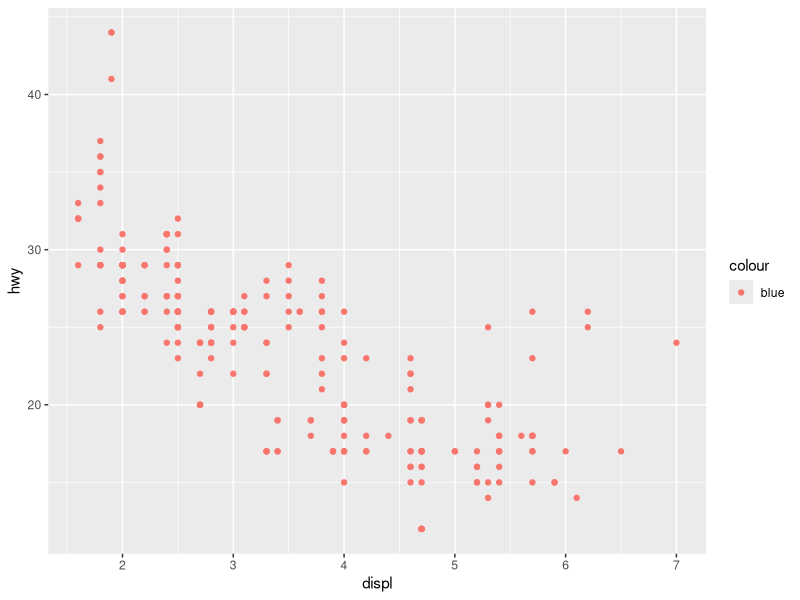
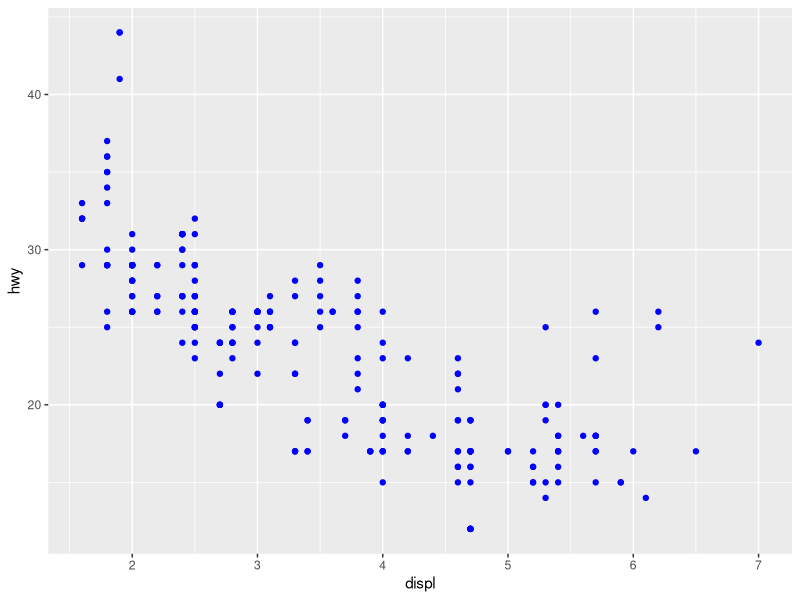
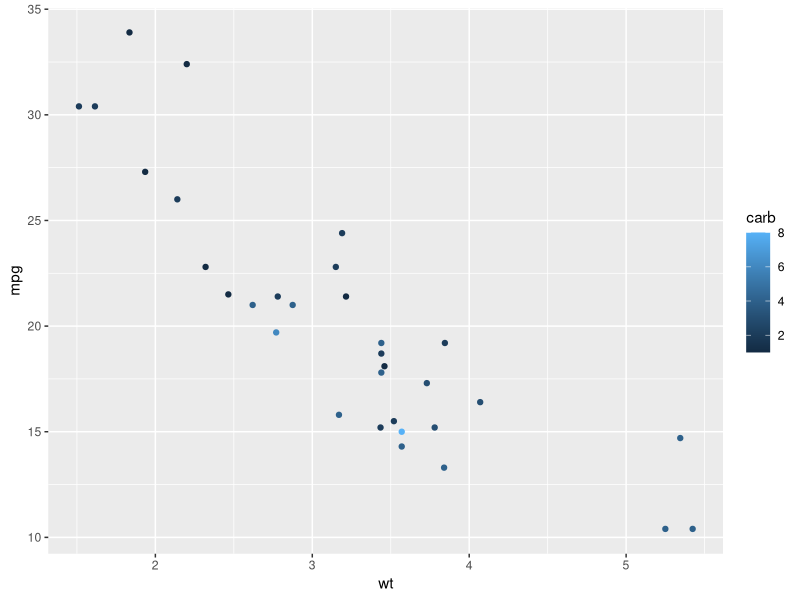
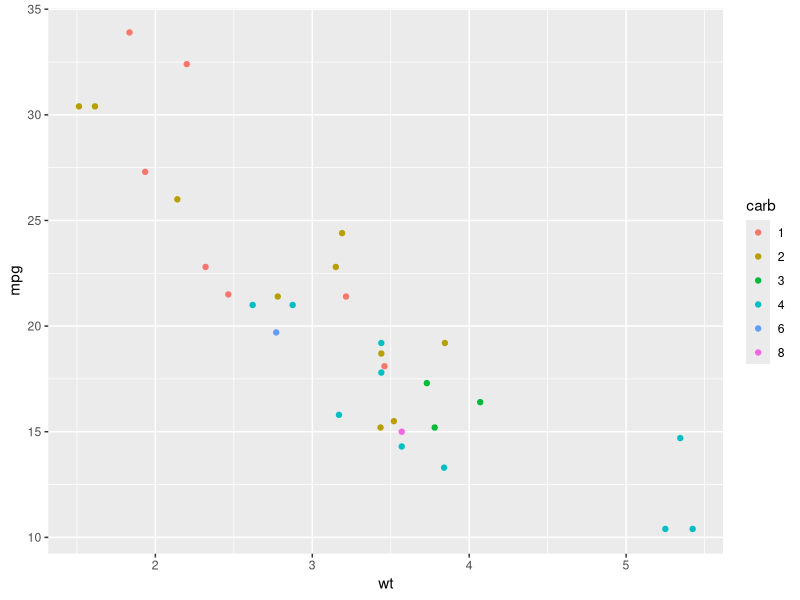
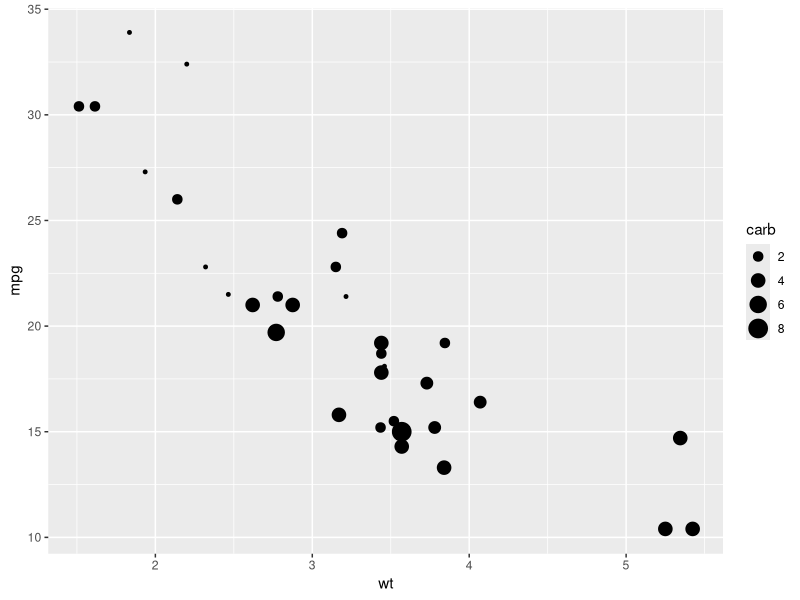
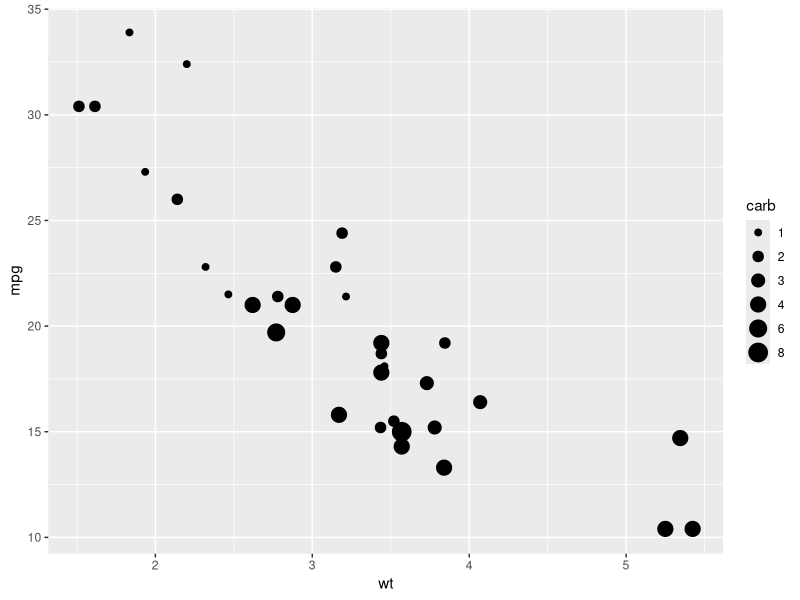

Generate these figures, in order, with R: (Note: this script raises an error after producing the figures.)
## ---- chunk 1
knitr::opts_chunk$set(
  fig.align = "center",
  cache = TRUE
)

imdb <- readr::read_csv("assets/data/imdb.csv")
## ---- chunk 2
library(dplyr)
library(ggplot2)
## ---- chunk 3
ggplot(data = mpg) + 
  geom_point(mapping = aes(x = displ, y = hwy, color = "blue"))
## ---- chunk 4
ggplot(data = mpg) + 
  geom_point(mapping = aes(x = displ, y = hwy), color = "blue")
## ---- chunk 5
# Cor (var continua)
mtcars %>% 
  ggplot() +
  geom_point(aes(y = mpg, x = wt, color = carb))

# Cor (var discreta)
mtcars %>% 
  mutate(carb = as.character(carb)) %>% 
  ggplot() +
  geom_point(aes(y = mpg, x = wt, color = carb))
## ---- chunk 6
# Tamanho (var continua)
mtcars %>% 
  ggplot() +
  geom_point(aes(y = mpg, x = wt, size = carb))

# Tamanho (var discreta)
mtcars %>% 
  mutate(carb = as.character(carb)) %>% 
  ggplot() +
  geom_point(aes(y = mpg, x = wt, size = carb))
## ---- chunk 7
# Forma (var continua)
# Não pode ser utilizada com variável contínua
mtcars %>% 
  ggplot() +
  geom_point(aes(y = mpg, x = wt, shape = carb))
## ---- chunk 8
# Forma (var discreta)
mtcars %>% 
  mutate(carb = as.character(carb)) %>%
  ggplot() +
  geom_point(aes(y = mpg, x = wt, shape = carb))
## ---- chunk 9
mtcars %>% 
  ggplot() +
  geom_point(aes(y = mpg, x = qsec))
## ---- chunk 10
mtcars %>% 
  ggplot(aes(y = mpg, x = vs)) +
  geom_point()
## ---- chunk 11
mtcars %>% 
  mutate(vs = as.character(vs)) %>% 
  ggplot(aes(y = mpg, x = vs)) +
  geom_boxplot()
## ---- chunk 12
imdb %>% 
  ggplot(aes(y = nota_imdb, x = orcamento)) +
  geom_point()
## ---- chunk 13
imdb %>% 
  group_by(ano) %>% 
  summarise(orcamento_medio = mean(orcamento, na.rm = TRUE)) %>% 
  ggplot(aes(x = ano, y = orcamento_medio)) +
  geom_line()
## ---- chunk 14
imdb %>% 
  group_by(ano) %>% 
  summarise(orcamento_medio = mean(orcamento, na.rm = TRUE)) %>% 
  ggplot(aes(x = ano, y = orcamento_medio)) +
  geom_col()
## ---- chunk 15
atores <- imdb %>% 
  count(ator_1) %>% 
  top_n(5, n) %>% 
  pull(ator_1)

imdb %>% 
  filter(ator_1 %in% atores) %>% 
  mutate(lucro = receita - orcamento) %>% 
  ggplot(aes(x = ator_1, y = lucro)) +
  geom_boxplot()
## ---- chunk 16
diretores <- c(
  "Steven Spielberg", 
  "Quentin Tarantino", 
  "Christopher Nolan",
  "Martin Scorsese"
)

imdb %>% 
  filter(diretor %in% diretores) %>% 
  group_by(ano, diretor) %>% 
  summarise(nota_media = mean(nota_imdb, na.rm = TRUE)) %>% 
  ggplot(aes(x = ano, y = nota_media)) +
  geom_point() +
  geom_line() +
  facet_wrap(vars(diretor))
## ---- chunk 17
imdb %>%
  filter(diretor %in% diretores) %>%
  group_by(ano, diretor) %>%
  summarise(nota_media = mean(nota_imdb, na.rm = TRUE)) %>%
  ggplot(aes(x = ano, y = nota_media)) +
  geom_point() +
  geom_line() +
  facet_wrap(vars(diretor), ncol = 1)
## ---- chunk 18
imdb_notas_8 <- imdb %>%
  mutate(nota_maior_que_8 = ifelse(nota_imdb > 8, "Nota maior que 8", "Nota menor que 8"))
## ---- chunk 19
tabela <- imdb_notas_8 %>%
  filter(nota_maior_que_8 == "Nota maior que 8") %>%
  count(ano)

tabela
## ---- chunk 20
tabela %>%
  ggplot(aes(x = ano, y = n)) +
  geom_col()
